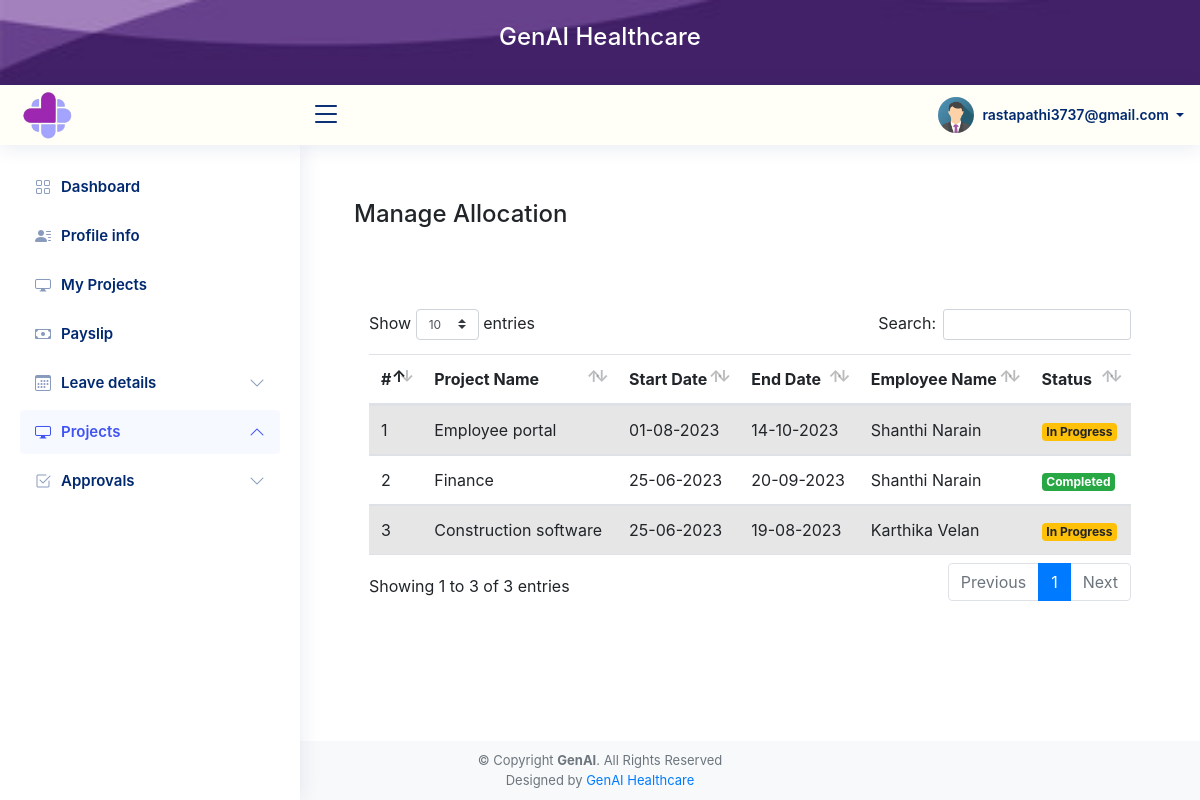
The app's page /manageAllocation.php (signed in) with its own data.
### tables this page shows
CREATE TABLE IF NOT EXISTS `project_allocation` (
  `p_id` int NOT NULL AUTO_INCREMENT,
  `prj_name` varchar(255) NOT NULL,
  `s_date` varchar(150) NOT NULL,
  `e_date` varchar(150) NOT NULL,
  `name` varchar(255) NOT NULL,
  `status` varchar(255) DEFAULT NULL,
  `approved_status` int DEFAULT NULL,
  PRIMARY KEY (`p_id`)
);

### manageAllocation.php (the view, shortened to what this page needs)
<?php
require 'config/conn.php';
?>
<!DOCTYPE html>
<html lang="en">
<head>
  <link href="assets/vendor/bootstrap/css/bootstrap.min.css" rel="stylesheet">
  <link href="assets/vendor/bootstrap-icons/bootstrap-icons.css" rel="stylesheet">
  <link href="assets/vendor/boxicons/css/boxicons.min.css" rel="stylesheet">
  <link href="assets/vendor/quill/quill.snow.css" rel="stylesheet">
  <link href="assets/vendor/quill/quill.bubble.css" rel="stylesheet">
  <link href="assets/vendor/remixicon/remixicon.css" rel="stylesheet">
  <link href="assets/vendor/simple-datatables/style.css" rel="stylesheet">
  <link href="assets/vendor/jquery/jquery.js" rel="stylesheet">
  <link href="assets/css/style.css" rel="stylesheet">
  <link href="./assets/vendor/fontawesome-free/css/all.min.css" rel="stylesheet" type="text/css">
<link href="./assets/vendor/datatables/dataTables.bootstrap4.min.css" rel="stylesheet">
    <link href="./assets/vendor/fontawesome-free/css/all.min.css" rel="stylesheet" type="text/css">
    <link rel="stylesheet" href="https://cdnjs.cloudflare.com/ajax/libs/font-awesome/4.7.0/css/font-awesome.min.css">
<link href="https://cdn.jsdelivr.net/npm/bootstrap@5.2.3/dist/css/bootstrap.min.css" rel="stylesheet">
  <link rel="stylesheet" href=
"//maxcdn.bootstrapcdn.com/bootstrap/4.0.0/css/bootstrap.min.css">
    <link rel="stylesheet" href=
"https://cdn.jsdelivr.net/npm/bootstrap-icons@1.3.0/font/bootstrap-icons.css">
</head>
<body>
  <div class="fixed-top">
    <div class="container-fluid  navbar-cg p-2" style="margin-bottom:-15px; background-image: url('./assets/img/240_F_303562524_QfNWIptUFfYdGbR0AdcA0wJ0pZuJfW2w.jpg');
  background-color: #5C00A3;
  height: 500px;
  background-position: bottom;
  background-repeat: no-repeat;
  background-size: cover; color:white; height:100px; position:sticky;">
      <center>
        <h4 style="margin-top:15px;">GenAI Healthcare</h4>
      </center>
    </div>
    <header id="header" class="header fixed d-flex align-items-center" style="position: sticky;">
      <div class="d-flex align-items-center justify-content-between">
        <a href="./dashboard.php" class="logo d-flex align-items-center">
               <img src="./assets/img/genAI-logo.png" alt="" width="55" height="55">
        </a>
        <i class="bi bi-list toggle-sidebar-btn"></i>
      </div>
      <nav class="header-nav ms-auto">
        <ul class="d-flex align-items-center">
          <li class="nav-item dropdown pe-3">
            <a class="nav-link nav-profile d-flex align-items-center pe-0" href="#" data-bs-toggle="dropdown">
              <img src="assets/img/img_avatar.png" alt="Profile" class="rounded-circle">
              <span class="d-none d-md-block dropdown-toggle ps-2"><?php
                                                                    echo $_SESSION['uname'];
                                                                    ?>
              </span>
            </a>
          </li>
        </ul>
      </nav>
    </header>
  </div>
 <aside id="sidebar" class="sidebar" style="margin-top: 85px; ">
<ul class="sidebar-nav" id="sidebar-nav">
  <li class="nav-item">
    <a class="nav-link collapsed " href="./dashboard.php">
      <i class="bi bi-grid"></i>
      <span>Dashboard</span>
    </a>
  </li>
  <?php
  if ($_SESSION['role'] == 'Admin') {
  ?>
<li class="nav-item">
      <a class="nav-link collapsed" data-bs-target="#user-nav" data-bs-toggle="collapse" href="#students-nav">
        <i class=" bi bi-person-fill"></i> <span>User</span><i class="bi bi-chevron-down ms-auto"></i>
      </a>
      <ul id="user-nav" class="nav-content collapse " data-bs-parent="#sidebar-nav">
        <li>
          <a href="addUser.php">
            <i class="bi bi-circle"></i><span>Add User</span>
          </a>
        </li>
        <li>
          <a href="manageUser.php">
            <i class="bi bi-circle"></i><span>Manage User</span>
          </a>
        </li>
      </ul>
    </li>
    <li class="nav-item">
      <a class="nav-link collapsed" href="updateSalary.php">
        <i class="bi bi-upload"></i>
        <span>Update Salary</span></a>
    </li>
    <li class="nav-item">
      <a class="nav-link collapsed" href="paySlip.php">
        <i class="bi bi-cash"></i>
        <span>Payslip</span></a>
    </li>
    <li class="nav-item">
      <a class="nav-link collapsed" data-bs-target="#reports-nav" data-bs-toggle="collapse" href="#">
        <i class="bi bi-receipt"></i><span>Reports</span><i class="bi bi-chevron-down ms-auto"></i>
      </a>
      <ul id="reports-nav" class="nav-content collapse " data-bs-parent="#sidebar-nav">
        <li>
          <a href="projectReport.php" class="active">
            <i class="bi bi-circle"></i><span>Project Report</span>
          </a>
          <a href="attendanceReport.php">
            <i class="bi bi-circle"></i><span>Attendance Report</span>
          </a>
           <a href="timesheetReport.php">
                <i class="bi bi-circle"></i><span>Timesheet Report</span>
              </a>
          <a href="salaryReport.php">
            <i class="bi bi-circle"></i><span>Salary Report</span>
          </a>
        </li>
      </ul>
    </li>
  <?php
  } else if ($_SESSION['role'] == 'S-Employee') {
  ?>
    <li class="nav-item">
      <a class="nav-link collapsed" href="addProfile.php">
        <i class="bi bi-person-lines-fill"></i>
        <span>Profile info</span></a>
    </li>
    <li class="nav-item">
  <a class="nav-link collapsed" href="myProject.php">
    <i class="bi bi-display"></i>
    <span>My Projects</span></a>
</li>
    <li class="nav-item">
      <a class="nav-link collapsed" href="getPayslip.php">
        <i class="bi bi-cash"></i>
        <span>Payslip</span></a>
    </li>
  <?php $sql7 = "SELECT * FROM employee_details WHERE email='" . $_SESSION['uname'] . "'";
                                    $result7 = mysqli_query($connect, $sql7);
                                    if ($result7) {
                                      while ($row7 = mysqli_fetch_array($result7)) {
                                        $name = $row7['name'];
                                      }
                                    }
                                      ?>
    <li class="nav-item">
      <a class="nav-link collapsed" data-bs-target="#leave-nav" data-bs-toggle="collapse" href="#students-nav">
        <i class=" bi bi-calendar3"></i> <span>Leave details</span><i class="bi bi-chevron-down ms-auto"></i>
      </a>
    </li>
    <li class="nav-item">
      <a class="nav-link " data-bs-target="#subjects-nav" data-bs-toggle="collapse" href="#">
        <i class="bi bi-display"></i><span>Projects</span><i class="bi bi-chevron-down ms-auto"></i>
      </a>
    </li>
    <li class="nav-item">
      <a class="nav-link collapsed" data-bs-target="#approvals-nav" data-bs-toggle="collapse" href="#">
        <i class="bi bi-check2-square"></i><span>Approvals</span><i class="bi bi-chevron-down ms-auto"></i>
      </a>
    <?php
  }
    ?>
</aside>
  <main id="main" class="main">
  <br><br><br><br>
    <div class="pagetitle">
          <h4 class="ml-4 mt-4">Manage Allocation</h4><br><br>
                <div class="container-fluid">
                        <div class="container p-4" style="overflow:auto">
                            <table class="table table-striped" id="dataTable">
                                <thead>
                                    <tr class="">
                                        <th>
                                            #
                                        </th>
                                        <th>
                                            Project Name
                                        </th>
                                        <th>
                                            Start Date
                                        </th>
                                        <th>
                                            End Date
                                        </th>
                                        <th>
                                            Employee Name
                                        </th>
                                        <th>
                                            Status
                                        </th>
                                    </tr>
                                </thead>
                                <tbody>
         <?php
require('config/conn.php');
$today = date('Y-m-d');
$updateStatusSQL = "UPDATE project_allocation SET approved_status = 2 WHERE e_date < '$today'";
mysqli_query($connect, $updateStatusSQL);
if (isset($_SESSION['uname']) && !empty($_SESSION['uname'])) {
    $uname = $_SESSION['uname'];
    $sql7 = "SELECT * FROM employee_details WHERE email = ?";
    $stmt7 = $connect->prepare($sql7);
    $stmt7->bind_param("s", $uname);
    $stmt7->execute();
    $result7 = $stmt7->get_result();
    if ($result7) {
        while ($row7 = $result7->fetch_assoc()) {
            $name = $row7['name'];
        }
        $sql1 = "SELECT name FROM employee_details WHERE status = 1 AND supervisor = ?";
        $stmt1 = $connect->prepare($sql1);
        $stmt1->bind_param("s", $name);
        $stmt1->execute();
        $resulti = $stmt1->get_result();
        if ($resulti) {
            $output = '';
            $i = 1;
            while ($rowi = $resulti->fetch_assoc()) {
                $namei = $rowi['name'];
                $sql = "SELECT * FROM project_allocation WHERE status = 1 AND name = ? ORDER BY `s_date` DESC";
                $stmt = $connect->prepare($sql);
                $stmt->bind_param("s", $namei);
                $stmt->execute();
                $result = $stmt->get_result();
                while ($row = $result->fetch_assoc()) {
                    $output .= '<tr>
                        <td>' . $i . '</td>
                        <td>' . $row['prj_name'] . ' </td>
                        <td>' . date('d-m-Y', strtotime($row['s_date'])) . '</td>
                        <td>' .  date('d-m-Y', strtotime($row['e_date'])). '</td>
                        <td>' . $row['name'] . '</td>
                        <td style="white-space: nowrap">';
                    if ($row['approved_status'] == 0) {
                        $output .= '<span class="badge badge-warning">In Progress</span>';
                    } else if ($row['approved_status'] == 2) {
                        $output .= '<span class="badge badge-danger">Deadline Exceeded</span>';
                    } else {
                        $output .= '<span class="badge badge-success">Completed</span>';
                    }
                    $output .= '</td>
                    </tr>';
                    $i++;
                }
            }
            echo $output;
        }
    }
}
?>
                                </tbody>
                            </table>
                        </div>
                    </div>
                </div>
    <footer style="    text-align: center;
   padding: 10px;
    position: fixed;
   font-size:small;
    bottom: 0;
    left: 0;
    right: 0;" class="text-center text-lg-start bg-light text-muted">
      <div class="copyright">
        &copy; Copyright <strong><span>GenAI</span></strong>. All Rights Reserved
      </div>
      <div class="credits">
        Designed by <a href="https://www.genaihealth.care/">GenAI Healthcare</a>
      </div>
    </footer>
    <link rel="stylesheet" href="https://cdnjs.cloudflare.com/ajax/libs/limonte-sweetalert2/7.2.0/sweetalert2.min.css">
</body>
</html>

### assets/css/style.css (style rules this page uses)
:root { scroll-behavior: smooth; }
body { font-family: "Open Sans", sans-serif; background: #f6f9ff; color: #444444; }
a { color: #7500D1; text-decoration: none; }
h1, h2, h3, h4, h5, h6 { font-family: "Nunito", sans-serif; }
#main { margin-top: 60px; padding: 20px 30px; transition: all 0.3s; }
.pagetitle { margin-bottom: 10px; }
.logo { line-height: 1; }
@media (min-width: 1200px) { .logo { width: 280px; } }
.logo img { max-height: 80px; margin-right: 6px; }
.header { transition: all 0.5s; z-index: 997; height: 60px; box-shadow: 0px 2px 20px rgba(1, 41, 112, 0.1); background-color: #FF0000; padding-left: 20px; }
.header .toggle-sidebar-btn { font-size: 32px; padding-left: 10px; cursor: pointer; color: #012970; }
.header-nav ul { list-style: none; }
.header-nav>ul { margin: 0; padding: 0; }
.header-nav .nav-profile { color: #012970; }
.header-nav .nav-profile img { max-height: 36px; }
.header-nav .nav-profile span { font-size: 14px; font-weight: 600; }
.sidebar { position: fixed; top: 60px; left: 0; bottom: 0; width: 300px; z-index: 996; transition: all 0.3s; padding: 20px; overflow-y: auto; scrollbar-width: thin; scrollbar-color: #aab7cf transparent; box-shadow: 0px 0px 20px rgba(1, 41, 112, 0.1); background-color: #fff; }
@media (min-width: 1200px) { #main, #footer { margin-left: 300px; } }
.sidebar-nav { padding: 0; margin: 0; list-style: none; }
.sidebar-nav li { padding: 0; margin: 0; list-style: none; }
.sidebar-nav .nav-item { margin-bottom: 5px; }
.sidebar-nav .nav-link { display: flex; align-items: center; font-size: 15px; font-weight: 600; color: #4154f1; transition: 0.3; background: #f6f9ff; padding: 10px 15px; border-radius: 4px; }
.sidebar-nav .nav-link i { font-size: 16px; margin-right: 10px; color: #4154f1; }
.sidebar-nav .nav-link.collapsed { color: #012970; background: #fff; }
.sidebar-nav .nav-link.collapsed i { color: #899bbd; }
.sidebar-nav .nav-link .bi-chevron-down { margin-right: 0; transition: transform 0.2s ease-in-out; }
.sidebar-nav .nav-link:not(.collapsed) .bi-chevron-down { transform: rotate(180deg); }

### manageAllocation.php (style rules this page uses)
.header { color:grey; transition: all 0.5s; z-index: 997; height: 60px; box-shadow: 0px 2px 20px rgba(1, 41, 112, 0.1); background-color: #FFFFF7; padding-left: 20px; }

### records on screen
project_allocation: prj_name "Employee portal", s_date "01-08-2023", e_date "14-10-2023", name "Shanthi Narain", approved_status "In Progress"
project_allocation: prj_name "Finance", s_date "25-06-2023", e_date "20-09-2023", name "Shanthi Narain", approved_status "Completed"
project_allocation: prj_name "Construction software", s_date "25-06-2023", e_date "19-08-2023", name "Karthika Velan", approved_status "In Progress"

### other values on screen
$_SESSION['uname'] "rastapathi3737@gmail.com"
